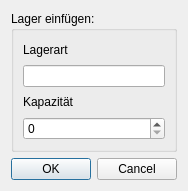
<?xml version="1.0" encoding="UTF-8"?>
<ui version="4.0">
 <class>InsertLagerDialog</class>
 <widget class="QDialog" name="InsertLagerDialog">
  <property name="geometry">
   <rect>
    <x>0</x>
    <y>0</y>
    <width>181</width>
    <height>191</height>
   </rect>
  </property>
  <property name="windowTitle">
   <string>Dialog</string>
  </property>
  <layout class="QVBoxLayout" name="verticalLayout_2">
   <item>
    <widget class="QGroupBox" name="groupBox">
     <property name="title">
      <string>Lager einfügen:</string>
     </property>
     <layout class="QVBoxLayout" name="verticalLayout_4">
      <item>
       <layout class="QVBoxLayout" name="verticalLayout">
        <item>
         <widget class="QLabel" name="label">
          <property name="text">
           <string>Lagerart</string>
          </property>
         </widget>
        </item>
        <item>
         <widget class="QLineEdit" name="Lagerart"/>
        </item>
       </layout>
      </item>
      <item>
       <layout class="QVBoxLayout" name="verticalLayout_3">
        <item>
         <widget class="QLabel" name="label_2">
          <property name="text">
           <string>Kapazität</string>
          </property>
         </widget>
        </item>
        <item>
         <widget class="QSpinBox" name="Kapazitaet">
          <property name="maximum">
           <number>1000000</number>
          </property>
         </widget>
        </item>
       </layout>
      </item>
     </layout>
    </widget>
   </item>
   <item>
    <widget class="QDialogButtonBox" name="buttonBox">
     <property name="orientation">
      <enum>Qt::Horizontal</enum>
     </property>
     <property name="standardButtons">
      <set>QDialogButtonBox::Cancel|QDialogButtonBox::Ok</set>
     </property>
    </widget>
   </item>
  </layout>
 </widget>
 <resources/>
 <connections>
  <connection>
   <sender>buttonBox</sender>
   <signal>accepted()</signal>
   <receiver>InsertLagerDialog</receiver>
   <slot>accept()</slot>
   <hints>
    <hint type="sourcelabel">
     <x>248</x>
     <y>254</y>
    </hint>
    <hint type="destinationlabel">
     <x>157</x>
     <y>274</y>
    </hint>
   </hints>
  </connection>
  <connection>
   <sender>buttonBox</sender>
   <signal>rejected()</signal>
   <receiver>InsertLagerDialog</receiver>
   <slot>reject()</slot>
   <hints>
    <hint type="sourcelabel">
     <x>316</x>
     <y>260</y>
    </hint>
    <hint type="destinationlabel">
     <x>286</x>
     <y>274</y>
    </hint>
   </hints>
  </connection>
 </connections>
</ui>
